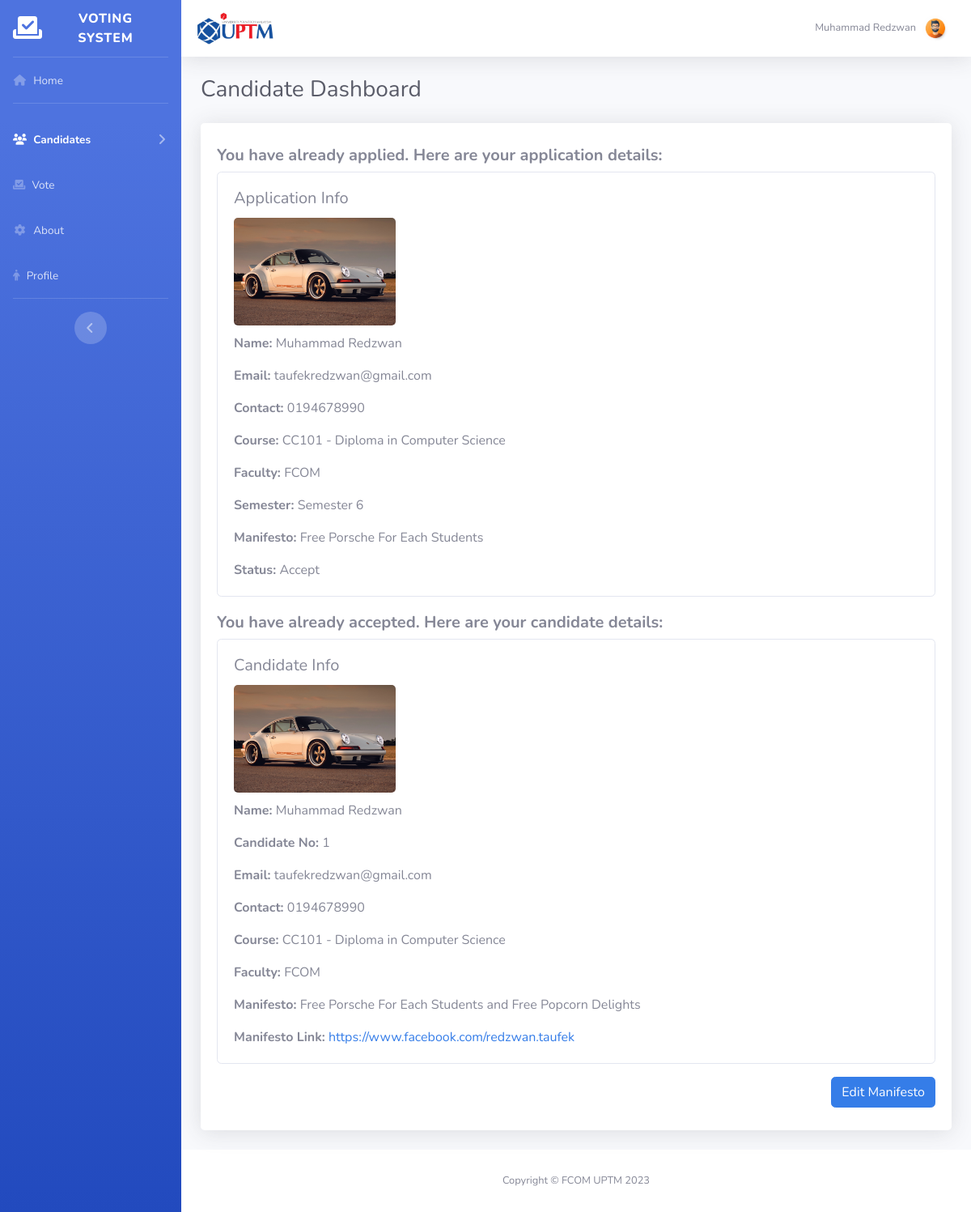
Before: /candidateApply.php (signed in) with the older database file.
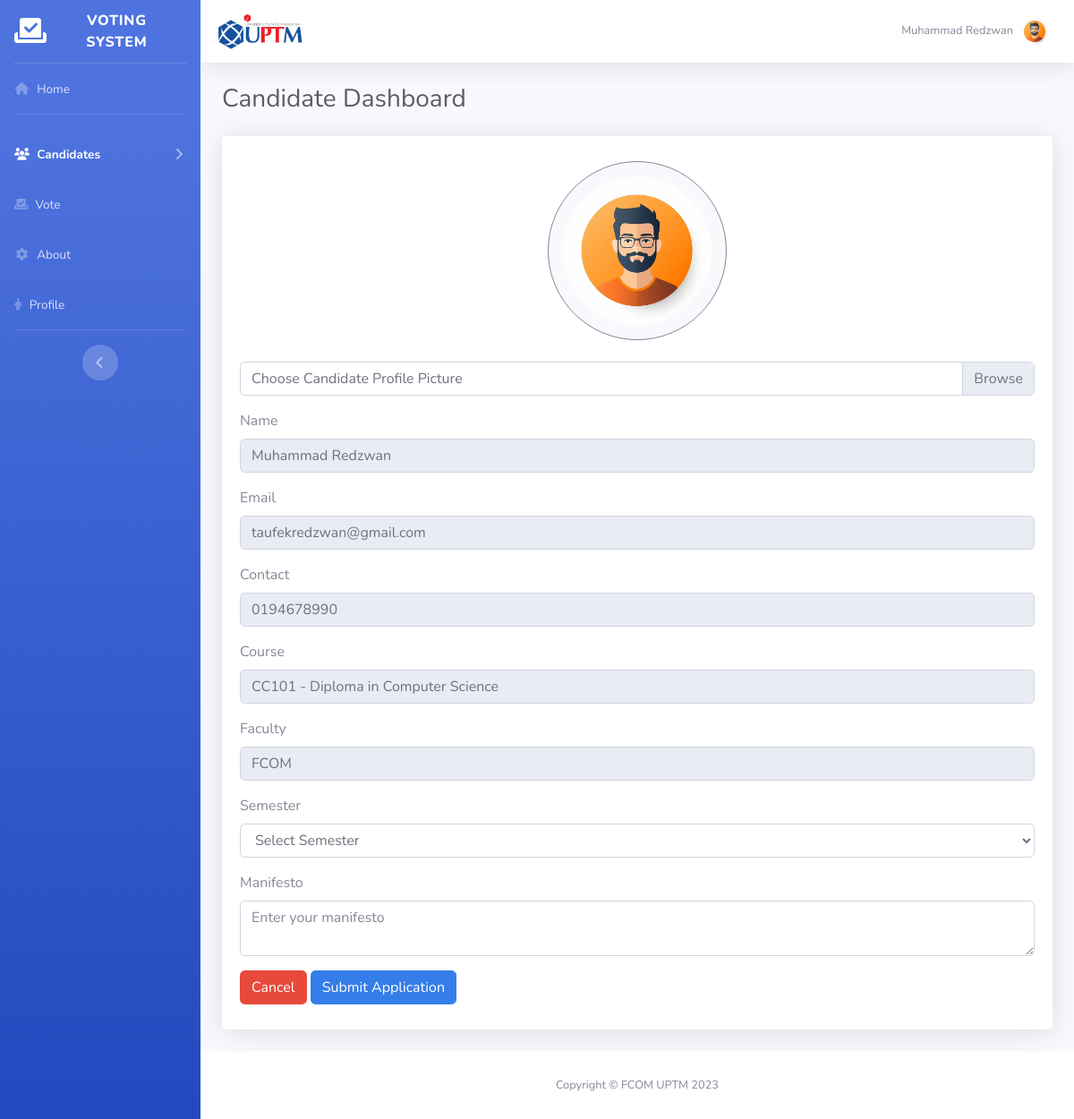
After: the same page with the newer database file.
### tables this page shows
CREATE TABLE `apply` (
  `applyId` int(11) NOT NULL,
  `studentId` int(11) NOT NULL,
  `applyPic` varchar(255) NOT NULL,
  `name` varchar(255) NOT NULL,
  `email` varchar(255) NOT NULL,
  `contact` varchar(50) NOT NULL,
  `course` varchar(255) NOT NULL,
  `faculty` varchar(255) NOT NULL,
  `semester` varchar(255) NOT NULL,
  `manifesto` text NOT NULL,
  `link` varchar(255) NOT NULL,
  `status` varchar(50) NOT NULL DEFAULT 'Review'
);

CREATE TABLE `candidate` (
  `candidateId` int(11) NOT NULL,
  `studentId` int(11) NOT NULL,
  `candNo` int(11) NOT NULL,
  `candidateName` varchar(80) NOT NULL,
  `candidatePic` varchar(255) NOT NULL,
  `faculty` varchar(255) NOT NULL,
  `courseName` varchar(255) NOT NULL,
  `email` varchar(255) NOT NULL,
  `manifesto` text NOT NULL,
  `links` varchar(255) NOT NULL,
  `contact` varchar(255) NOT NULL,
  `voteNum` int(255) NOT NULL
);

CREATE TABLE `student` (
  `studentId` int(11) NOT NULL,
  `studentPic` varchar(255) NOT NULL,
  `studentName` varchar(80) NOT NULL,
  `email` varchar(100) NOT NULL,
  `password` varchar(255) NOT NULL,
  `contact` varchar(255) NOT NULL,
  `votingHistory` tinyint(4) NOT NULL DEFAULT 0,
  `course` varchar(255) NOT NULL,
  `faculty` varchar(255) NOT NULL,
  `apply` tinyint(1) NOT NULL DEFAULT 0
);

### candidateApply.php (the view, shortened to what the changed rows need)
<?php
    include 'Database/connect.php';
    $sql = "SELECT * FROM student WHERE studentId = '".$_SESSION['student_id']."'";
    $result = $conn->query($sql);
    if ($result->num_rows > 0) {
        $student = $result->fetch_assoc();
        $imagePath = $student['studentPic'];
        $hasApplied = $student['apply'];
    } else {
        echo "No student found";
        exit();
    }
    if ($hasApplied) {
        $sql = "SELECT * FROM apply WHERE studentId = '".$_SESSION['student_id']."'";
        $result = $conn->query($sql);
        if ($result->num_rows > 0) {
            $application = $result->fetch_assoc();
        }
    }
        $studentId = $_SESSION['student_id'];
        $sql = "SELECT * FROM candidate WHERE studentId = ?";
        $stmt = $conn->prepare($sql);
        $stmt->bind_param("i", $studentId);
        $stmt->execute();
        $result = $stmt->get_result();
        $candidate = $result->fetch_assoc();
?>
<!DOCTYPE html>
<html lang="en">
<head>
    <link rel="stylesheet" href="https://cdnjs.cloudflare.com/ajax/libs/font-awesome/6.2.1/css/all.min.css">
    <link href="css/sb-admin-2.css" rel="stylesheet">
</head>
<body id="page-top">
    <div id="wrapper">
        <div id="content-wrapper" class="d-flex flex-column">
            <div id="content">
                <nav class="navbar navbar-expand navbar-light bg-white topbar mb-4 static-top shadow">
                    <ul class="navbar-nav ml-auto">
                        <li class="nav-item dropdown no-arrow">
                            <a class="nav-link dropdown-toggle" href="#" id="userDropdown" role="button"
                                data-toggle="dropdown" aria-haspopup="true" aria-expanded="false">
                                <span class="mr-2 d-none d-lg-inline text-gray-600 small"><?php echo $_SESSION['user_name']; ?></span>
                                <img src="<?php echo $imagePath; ?>" class="img-profile rounded-circle img-fluid" title="profile images"
                                style="max-width: 200px;" onerror="this.onerror=null; this.src='../img/no_profile.webp'">
                            </a>
                        </li>
                    </ul>
                </nav>
                 <div class="container-fluid">
                    <div class="d-sm-flex align-items-center justify-content-between mb-4">
                        <h1 class="h3 mb-0 text-gray-800">Candidate Dashboard</h1>
                    </div>
                    <div class="row">
                        <div class="col-xl-12 col-md-12 mb-4">
                            <div class="card border-0 shadow h-100 py-2 rounded-lg">
                                <div class="card-body">
                                <?php if ($hasApplied): ?>
                                    <h5 class="font-weight-bold">You have already applied. Here are your application details:</h5>
                                    <div class="card">
                                        <div class="card-body">
                                            <h5 class="card-title">Application Info</h5>
                                            <img src="<?php echo $application['applyPic']; ?>" class="img-profile img-fluid" title="profile images"
                                            style="max-width: 200px; margin-bottom:10px; border-radius: 5px; " onerror="this.onerror=null; this.src='../img/no_profile.webp'">
                                            <p class="card-text"><strong>Name: </strong><?php echo $application['name']; ?></p>
                                            <p class="card-text"><strong>Email: </strong><?php echo $application['email']; ?></p>
                                            <p class="card-text"><strong>Contact: </strong><?php echo $application['contact']; ?></p>
                                            <p class="card-text"><strong>Course: </strong><?php echo $application['course']; ?></p>
                                            <p class="card-text"><strong>Faculty: </strong><?php echo $application['faculty']; ?></p>
                                            <p class="card-text"><strong>Semester: </strong><?php echo $application['semester']; ?></p>
                                            <p class="card-text"><strong>Manifesto: </strong><?php echo $application['manifesto']; ?></p>
                                            <p class="card-text"><strong>Status: </strong><?php echo $application['status']; ?></p>
                                        </div>
                                    </div>
                                    <?php if ($application['status'] == 'Accept'): ?>
                                        <h5 class="font-weight-bold">You have already accepted. Here are your candidate details:</h5>
                                        <div class="card">
                                            <div class="card-body">
                                                <h5 class="card-title">Candidate Info</h5>
                                                <img src="<?php echo $candidate['candidatePic']; ?>" class="img-profile img-fluid" title="profile images"
                                                style="max-width: 200px; margin-bottom:10px; border-radius: 5px; " onerror="this.onerror=null; this.src='../img/no_profile.webp'">
                                                <p class="card-text"><strong>Name: </strong><?php echo $candidate['candidateName']; ?></p>
                                                <p class="card-text"><strong>Candidate No: </strong><?php echo $candidate['candNo']; ?></p>
                                                <p class="card-text"><strong>Email: </strong><?php echo $candidate['email']; ?></p>
                                                <p class="card-text"><strong>Contact: </strong><?php echo $candidate['contact']; ?></p>
                                                <p class="card-text"><strong>Course: </strong><?php echo $candidate['courseName']; ?></p>
                                                <p class="card-text"><strong>Faculty: </strong><?php echo $candidate['faculty']; ?></p>
                                                <p class="card-text"><strong>Manifesto: </strong><?php echo $candidate['manifesto']; ?></p>
                                                <p class="card-text"><strong>Manifesto Link: </strong><a href="<?php echo $candidate['links']; ?>"><?php echo $candidate['links']; ?></a></p>
                                            </div>
                                        </div>
                                        <a href="candidateEdit.php?studentId=<?php echo $_SESSION['student_id']; ?>" class="btn btn-primary mt-3 float-right">Edit Manifesto</a>
                                    <?php endif; ?>
                                <?php else: ?>
                                        <div class="col-12 text-center mb-4">
                                            <img src="<?php echo $imagePath; ?>" class="img-profile rounded-circle border-secondary img-fluid border p-3 bg-light" title="profile images" style="max-width: 200px;" onerror="this.onerror=null; this.src='../img/no_profile.webp'">
                                        </div>
                                        <form action="candidateApply.php" method="post" enctype="multipart/form-data">
                                            <div class="input-group mb-3">
                                                <div class="custom-file">
                                                    <label class="custom-file-label" for="profilePicture">Choose Candidate Profile Picture</label>
                                                </div>
                                            </div>
                                            <div class="form-group">
                                                <label for="name">Name</label>
                                                <input type="text" class="form-control" id="name" name="name" value="<?php echo $student['studentName']; ?>" readonly>
                                            </div>
                                            <div class="form-group">
                                                <label for="email">Email</label>
                                                <input type="email" class="form-control" id="email" name="email" value="<?php echo $student['email']; ?>" readonly>
                                            </div>
                                            <div class="form-group">
                                                <label for="contact">Contact</label>
                                                <input type="text" class="form-control" id="contact" name="contact" value="<?php echo $student['contact']; ?>" readonly>
                                            </div>
                                            <div class="form-group">
                                                <label for="course">Course</label>
                                                <input type="text" class="form-control" id="course" name="course" value="<?php echo $student['course']; ?>" readonly>
                                            </div>
                                            <div class="form-group">
                                                <label for="faculty">Faculty</label>
                                                <input type="text" class="form-control" id="faculty" name="faculty" value="<?php echo $student['faculty']; ?>" readonly>
                                            </div>
                                            <div class="form-group">
                                                <label for="semester">Semester</label>
                                                <select class="form-control" id="semester" name="semester" required>
                                                    <option value="">Select Semester</option>
                                                </select>
                                            </div>
                                            <div class="form-group">
                                                <label for="manifesto">Manifesto</label>
                                                <textarea class="form-control" id="manifesto" name="manifesto"  placeholder="Enter your manifesto" required></textarea>
                                            </div>
                                            <button class="btn btn-danger" onclick="window.location.href='index.php'" title="cancel" type="button">Cancel</button>
                                            <button type="submit" class="btn btn-primary">Submit Application</button>
                                        </form>
                                    <?php endif; ?>
                                </div>
                            </div>
                        </div>
                    </div>
                </div>
            </div>
        </div>
    </div>
</body>
</html>

Changed rows visible on the page:
removed apply: applyPic (picture), name "Muhammad Redzwan", email "taufekredzwan@gmail.com", contact "0194678990", course "CC101 - Diploma in Computer Science", faculty "FCOM", semester "Semester 6", manifesto "Free Porsche For Each Students", status "Accept"
removed candidate: candidatePic (picture), candidateName "Muhammad Redzwan", candNo "1", email "taufekredzwan@gmail.com", contact "0194678990", courseName "CC101 - Diploma in Computer Science", faculty "FCOM", manifesto "Free Porsche For Each Students and Free Popcorn Delights", links "https://www.facebook.com/redzwan.taufek"
changed student: apply 1 → 0 (drawn); studentPic: picture added; name (not shown) → "Muhammad Redzwan"; email (not shown) → "taufekredzwan@gmail.com"; contact (not shown) → "0194678990"; course (not shown) → "CC101 - Diploma in Computer Science"; faculty (not shown) → "FCOM"
Other visible differences:
form field semester: (not shown) → "Select Semester"
text no longer shown: "You have already applied. Here are your application details: Application Info Name: Email: Contact: Course: Faculty: Semester: Manifesto: Status: You have already accepted. Here are your candidate details: Candidate Info Name: Candidate No: Email: Contact: Course: Faculty: Manifesto: Manifesto Link: Edit Manifesto"
text now shown: "Choose Candidate Profile Picture Name Email Contact Course Faculty Semester Manifesto Cancel Submit Application"
